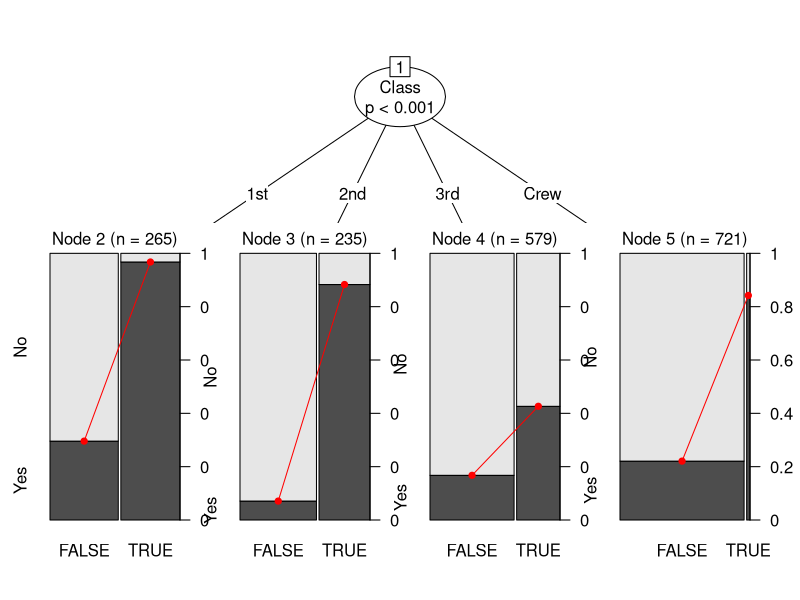

Write R code to recreate this figure.
#LOGISTIC REGRESSION MODEL TREE ON TITANIC SURVIVAL DATASET
library(partykit)
library(vcd)
library(grid)
library(libcoin)
library(mvtnorm)
library(rpart)

set.seed(321)

data("Titanic")

#data transformation
titanic_df <- as.data.frame(Titanic)
titanic_df <- titanic_df[rep(1:nrow(titanic_df), titanic_df$Freq), 1:4]
titanic_df <- transform(titanic_df, MaleAdult = factor(Sex=="Female"|Age=="Child"))

training_set_index <- c(sample(1:nrow(titanic_df), 1800))

#fitting
tree <- glmtree(Survived ~ MaleAdult | Class + Sex + Age, 
                data = titanic_df, subset = training_set_index, 
                family = binomial, alpha=0.01, catsplit="multiway")
plot(tree)

test_features <- titanic_df[-training_set_index, names(titanic_df)!="Survived"]
test_labels <- titanic_df[-training_set_index, "Survived"]

#prediction
predictions <- predict(tree, test_features, type = "response")
predictions <- ifelse(predictions>=0.5, "Yes", "No")
print(mean(test_labels!=predictions)) #misclassification error

#trivial baseline
mode <- function(x) {
  unique_x <- na.omit(unique(x))
  unique_x[which.max(tabulate(match(x, unique_x)))]
}
trivial_predictions <- rep(mode(titanic_df[training_set_index, "Survived"]), length(test_labels))
print(mean(test_labels!=trivial_predictions)) #misclassification error

#cross-validation
titanic_df_cv <- titanic_df[training_set_index,]
n_folds <- 5
subgroup_index <- sample(rep(1:n_folds, length(titanic_df_cv)))
tree_missclassification_error <- rep(0,5)
trivial_missclassification_error <- rep(0,5)
for (i in 1:n_folds) {
  training_set_index <- which(subgroup_index!=i)
  test_features <- titanic_df_cv[-training_set_index, names(titanic_df_cv)!="Survived"]
  test_labels <- titanic_df_cv[-training_set_index, "Survived"]
  
  #tree
  tree <- glmtree(Survived ~ MaleAdult | Class + Sex + Age, 
                  data = titanic_df_cv, subset = training_set_index, 
                  family = binomial, alpha=0.01, catsplit="multiway")
  predictions <- predict(tree, test_features, type = "response")
  predictions <- ifelse(predictions>=0.5, "Yes", "No")
  tree_missclassification_error[i] <- mean(test_labels!=predictions)
  
  #trivial
  trivial_predictions <- rep(mode(titanic_df_cv[training_set_index, "Survived"]), length(test_labels))
  trivial_missclassification_error[i] <- mean(test_labels!=trivial_predictions)
}
print(mean(tree_missclassification_error))
print(mean(trivial_missclassification_error))
